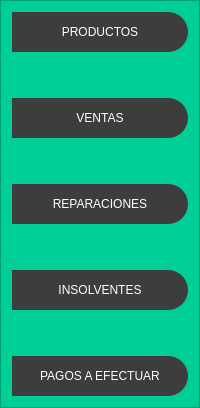
           <widget class="QFrame" name="frame_controls">
            <property name="minimumSize">
             <size>
              <width>200</width>
              <height>0</height>
             </size>
            </property>
            <property name="maximumSize">
             <size>
              <width>0</width>
              <height>16777215</height>
             </size>
            </property>
            <property name="styleSheet">
             <string notr="true">QFrame{
 background-color: rgb(0, 206, 151); 


}

QPushButton{
background-color: rgb(61, 61, 61); 
border-bottom-right-radius: 20px;
border-top-right-radius: 20px;
color: rgb(255, 255, 255);
font: 77 10pt &quot;Arial Black&quot;;
}

QPushButton:hover{
background-color: white; 
border-top left-radius: 20px;
 border-bottom-left-radius: 20px; 
color: rgb(0, 0, 0);
font: 77 10pt &quot;Arial Black&quot;;
}</string>
            </property>
            <property name="frameShape">
             <enum>QFrame::StyledPanel</enum>
            </property>
            <property name="frameShadow">
             <enum>QFrame::Raised</enum>
            </property>
            <layout class="QVBoxLayout" name="verticalLayout_8">
             <item>
              <layout class="QVBoxLayout" name="verticalLayout_5">
               <item>
                <widget class="QPushButton" name="Productos_btn">
                 <property name="minimumSize">
                  <size>
                   <width>0</width>
                   <height>40</height>
                  </size>
                 </property>
                 <property name="text">
                  <string>PRODUCTOS</string>
                 </property>
                 <property name="icon">
                  <iconset>
                   <normaloff>img/icons/caja.png</normaloff>img/icons/caja.png</iconset>
                 </property>
                </widget>
               </item>
               <item>
                <spacer name="verticalSpacer_3">
                 <property name="orientation">
                  <enum>Qt::Vertical</enum>
                 </property>
                 <property name="sizeHint" stdset="0">
                  <size>
                   <width>20</width>
                   <height>40</height>
                  </size>
                 </property>
                </spacer>
               </item>
               <item>
                <widget class="QPushButton" name="ventas_btn">
                 <property name="minimumSize">
                  <size>
                   <width>0</width>
                   <height>40</height>
                  </size>
                 </property>
                 <property name="text">
                  <string>VENTAS</string>
                 </property>
                 <property name="icon">
                  <iconset>
                   <normaloff>img/icons/venta.png</normaloff>img/icons/venta.png</iconset>
                 </property>
                </widget>
               </item>
               <item>
                <spacer name="verticalSpacer_6">
                 <property name="orientation">
                  <enum>Qt::Vertical</enum>
                 </property>
                 <property name="sizeHint" stdset="0">
                  <size>
                   <width>20</width>
                   <height>40</height>
                  </size>
                 </property>
                </spacer>
               </item>
               <item>
                <widget class="QPushButton" name="reparacion_btn">
                 <property name="minimumSize">
                  <size>
                   <width>0</width>
                   <height>40</height>
                  </size>
                 </property>
                 <property name="text">
                  <string>REPARACIONES</string>
                 </property>
                 <property name="icon">
                  <iconset>
                   <normaloff>img/icons/reparacion.png</normaloff>img/icons/reparacion.png</iconset>
                 </property>
                </widget>
               </item>
               <item>
                <spacer name="verticalSpacer_19">
                 <property name="orientation">
                  <enum>Qt::Vertical</enum>
                 </property>
                 <property name="sizeHint" stdset="0">
                  <size>
                   <width>20</width>
                   <height>40</height>
                  </size>
                 </property>
                </spacer>
               </item>
               <item>
                <widget class="QPushButton" name="Productos_btn_2">
                 <property name="minimumSize">
                  <size>
                   <width>0</width>
                   <height>40</height>
                  </size>
                 </property>
                 <property name="text">
                  <string>INSOLVENTES</string>
                 </property>
                 <property name="icon">
                  <iconset>
                   <normaloff>img/icons/caja.png</normaloff>img/icons/caja.png</iconset>
                 </property>
                </widget>
               </item>
               <item>
                <spacer name="verticalSpacer_20">
                 <property name="orientation">
                  <enum>Qt::Vertical</enum>
                 </property>
                 <property name="sizeHint" stdset="0">
                  <size>
                   <width>20</width>
                   <height>40</height>
                  </size>
                 </property>
                </spacer>
               </item>
               <item>
                <widget class="QPushButton" name="Productos_btn_3">
                 <property name="minimumSize">
                  <size>
                   <width>0</width>
                   <height>40</height>
                  </size>
                 </property>
                 <property name="text">
                  <string>PAGOS A EFECTUAR</string>
                 </property>
                 <property name="icon">
                  <iconset>
                   <normaloff>img/icons/caja.png</normaloff>img/icons/caja.png</iconset>
                 </property>
                </widget>
               </item>
              </layout>
             </item>
            </layout>
           </widget>
